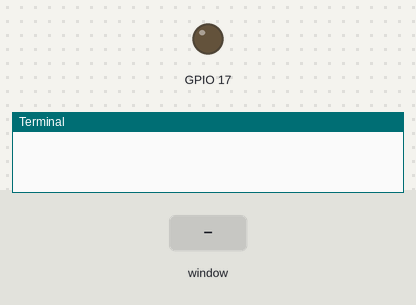
Bench run of a program on a simulated Raspberry Pi (BCM pin numbers). Shown: output pins drawn as LEDs (lit = HIGH), the last lines printed to the terminal. Inputs (shaded band) come from the test bench. The desktop window is not drawn, its controls go by their first labels and the mouse button is held 0.15 s.

Above: at 1.2 s.
1.3 s: control labelled "LED ON" in the window clicked
At 2.6 s:
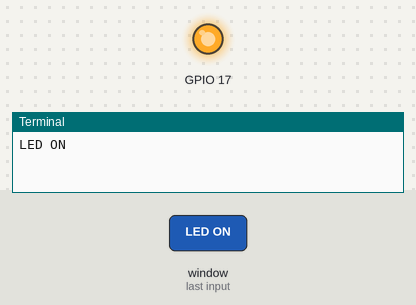
Timing chart, 0 to 4.3 s (numbered marks = the images above; inputs shaded):
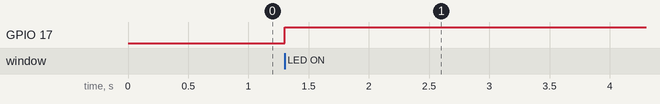

Measured:
- after the input at 1.3 s, GPIO 17: LOW → HIGH at once

The program:

GPIO_Control.py
```python
'''
Example code to control GPIO pin 17
'''


from tkinter import *
import RPi.GPIO as GPIO

GPIO.setmode(GPIO.BCM)
GPIO.setwarnings(False)
GPIO.setup(17, GPIO.OUT)

index = 0


# function bind with button
def led():
    global index

    if index:
        print('LED OFF')
        GPIO.output(17, GPIO.LOW)
        b.config(text='LED ON', bg='red',fg='black', relief=SUNKEN)
    else:
        print('LED ON')
        GPIO.output(17, GPIO.HIGH)
        b.config(text='LED OFF', bg='green',fg='white', relief=RAISED)

    index = not index


window = Tk()

# to change the title of window
window.title('GPIO Control')

# to create a button
b = Button(window, text='LED ON', bg='red',bd=5,height=4, width=10, command=led)
b.grid(row=0, column=0)

w = Button(window, text='Quit', height=4,bd=5, width=10, command=window.destroy)
w.grid(row=0, column=1)


window.mainloop()
```
